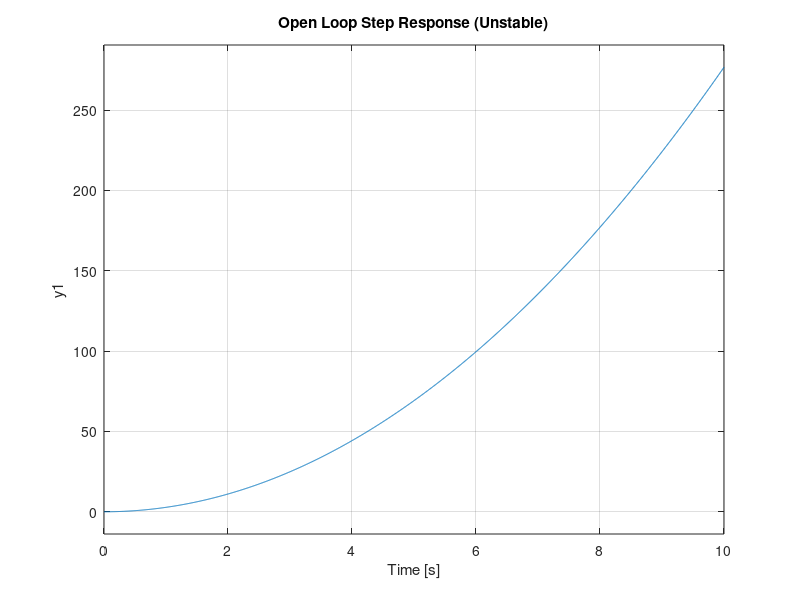
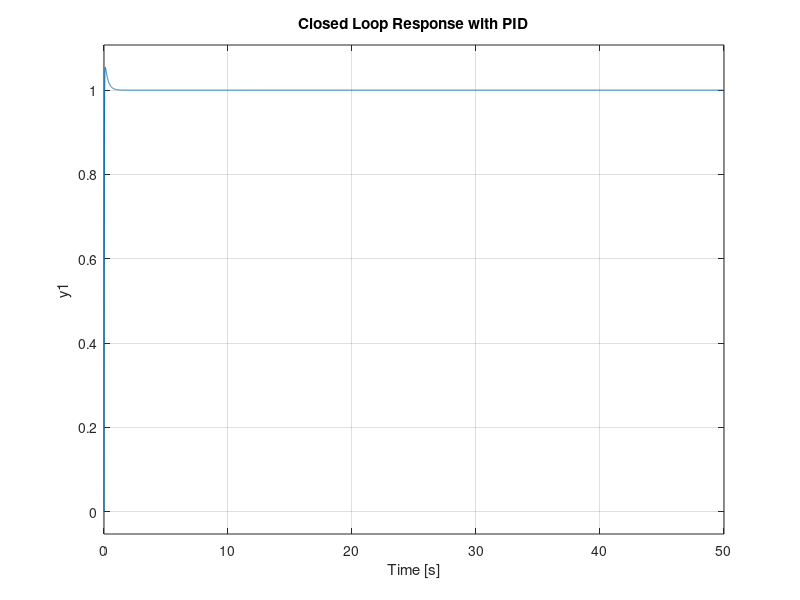
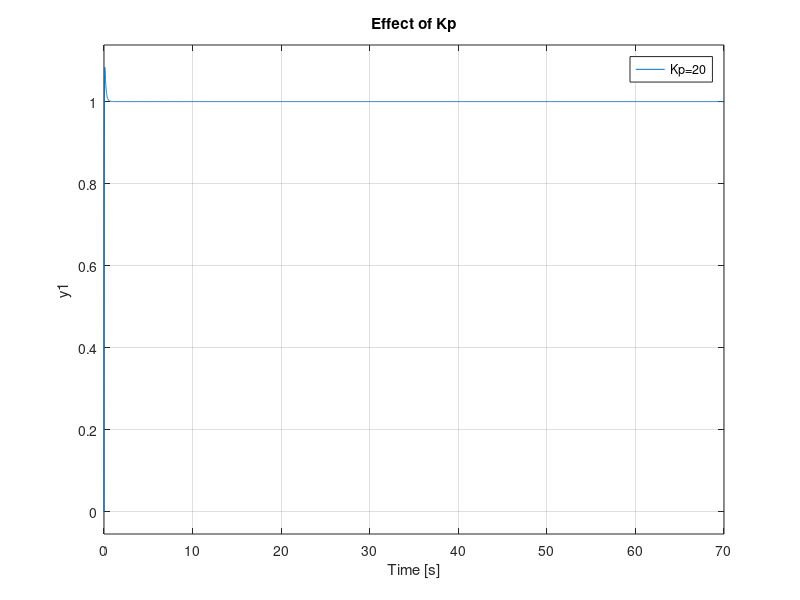
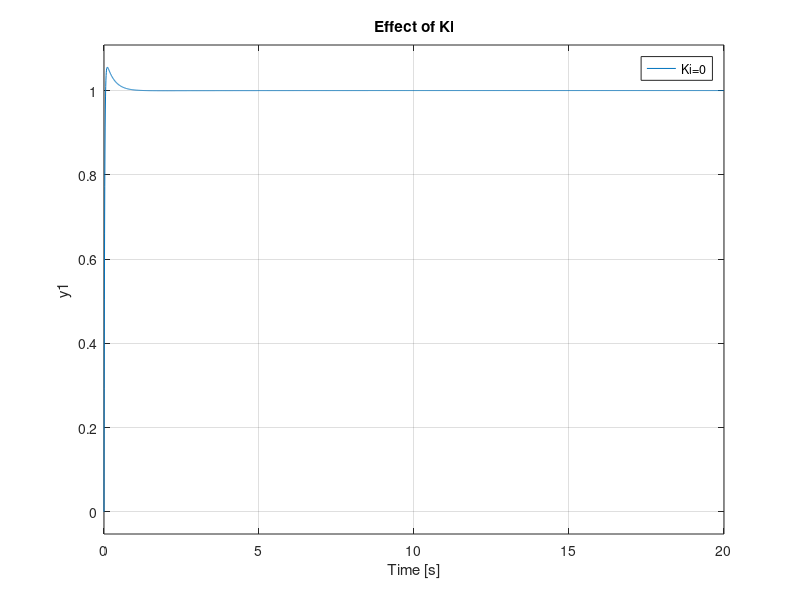

Write MATLAB code to recreate these figures, in order. (Note: this script raises an error after producing the figures.)
clc
clear
M = 0.0027;     % kg   mass of the ball
L = 0.35;       % m    length of beam
R = L - 0.02;   % m    distance from pivot
D = 0.042;      % m    ball diameter
J = 8e-7;       % kg.m^2 moment of inertia
G = -9.81;      % m/s^2 gravity
r = D/2;
A = (J/(r^2)) + M;
K = (M * G * R) / L;
s = tf('s');
P = (-K/A) * 1/(s^2);
disp('Ball & Beam Plant Transfer Function:')
P
figure
step(P)
grid on
title('Open Loop Step Response (Unstable)')
Kp = 40;
Ki = 5;
Kd = 10;
C = pid(Kp,Ki,Kd);
T = feedback(C*P, 1);
figure
step(T)
grid on
title('Closed Loop Response with PID')
Kp_vals = [20 40 70];
figure
hold on
for kp = Kp_vals
    Ctemp = kp + Ki/s + Kd*s;
    Ttemp = feedback(Ctemp*P,1);
    step(Ttemp)
end
legend('Kp=20','Kp=40','Kp=70')
grid on
title('Effect of Kp')
Ki_vals = [0 5 15];
figure
hold on
for ki = Ki_vals
    Ctemp = Kp + ki/s + Kd*s;
    Ttemp = feedback(Ctemp*P,1);
    step(Ttemp)
end
legend('Ki=0','Ki=5','Ki=15')
grid on
title('Effect of Ki')
Kd_vals = [0 10 25];
figure
hold on
for kd = Kd_vals
    Ctemp = Kp + Ki/s + kd*s;
    Ttemp = feedback(Ctemp*P,1);
    step(Ttemp)
end
legend('Kd=0','Kd=10','Kd=25')
grid on
title('Effect of Kd')
%% Comparison Between Theoretical and Practical Closed-Loop Behavior
KP=25;
KI=17;
KD=140;
c=pid(KP,KI,KD)
% Practical / Identified transfer function (Model 1)
num_pr = [1.625 2.959];
den_pr = [1 15.09 1.285e4];
G_practical = tf(num_pr, den_pr)

% Closed-loop of practical model with same PID
T_practical = feedback(c * G_practical, 1);

% Practical / Identified transfer function (Model 2)
num_pr2 = [25.05 39.11];
den_pr2 = [1 87.88 1.494e-10];
G_practical2 = tf(num_pr2, den_pr2)

% Closed-loop of second practical model
T_practical2 = feedback(c * G_practical2, 1);

% Plot comparison
figure
step(T, 'b', T_practical, 'r--', T_practical2, 'y-.', 5)
grid on
legend('Theoretical Closed-Loop Model', ...
       'Practical / Identified Model 1', ...
       'Practical / Identified Model 2')
title('Comparison Between Theoretical and Practical Closed-Loop Behavior')
ylabel('Ball Position')
xlabel('Time (s)')
%% ================== Performance Analysis ==================

% Step information
info_theoretical = stepinfo(T);
info_practical1  = stepinfo(T_practical);
info_practical2  = stepinfo(T_practical2);

% Steady-state values
ss_theoretical = dcgain(T);
ss_practical1  = dcgain(T_practical);
ss_practical2  = dcgain(T_practical2);

% Steady-state error (for unit step input)
ess_theoretical = abs(1 - ss_theoretical);
ess_practical1  = abs(1 - ss_practical1);
ess_practical2  = abs(1 - ss_practical2);

% Display results
fprintf('\n===== Closed-Loop Performance Comparison =====\n');

fprintf('\nTheoretical Model:\n');
fprintf('Overshoot = %.2f %%\n', info_theoretical.Overshoot);
fprintf('Settling Time = %.3f s\n', info_theoretical.SettlingTime);
fprintf('Steady-State Error = %.5f\n', ess_theoretical);

fprintf('\nPractical Model 1:\n');
fprintf('Overshoot = %.2f %%\n', info_practical1.Overshoot);
fprintf('Settling Time = %.3f s\n', info_practical1.SettlingTime);
fprintf('Steady-State Error = %.5f\n', ess_practical1);

fprintf('\nPractical Model 2:\n');
fprintf('Overshoot = %.2f %%\n', info_practical2.Overshoot);
fprintf('Settling Time = %.3f s\n', info_practical2.SettlingTime);
fprintf('Steady-State Error = %.5f\n', ess_practical2);
